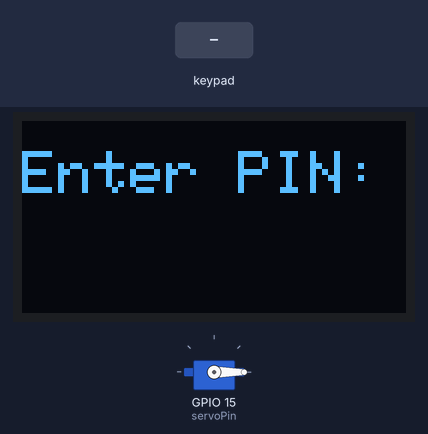
This sketch was run on a simulated ESP32. Parts: 128×64 one-colour display, servo. Inputs (shaded band) come from the test bench. WiFi joins after 1.5 s; servers stay silent unless stated; EEPROM starts erased; what the sketch prints to the serial monitor is not drawn.

Above: at 2.7 s.
2.8 s: keypad keys 1 2 3 4 pressed 0.4 s apart
At 5.4 s:
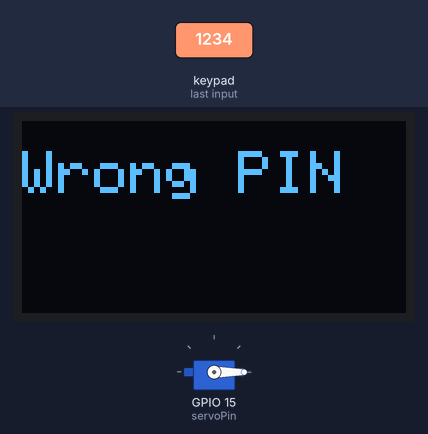
5.9 s: key '5' pressed
At 8.0 s:
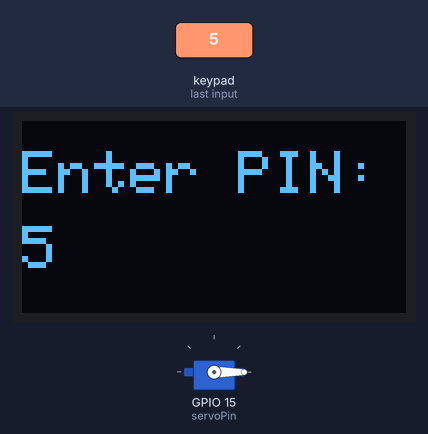
8.6 s: keypad keys 1 2 3 4 # pressed 0.4 s apart
At 8.83 s:
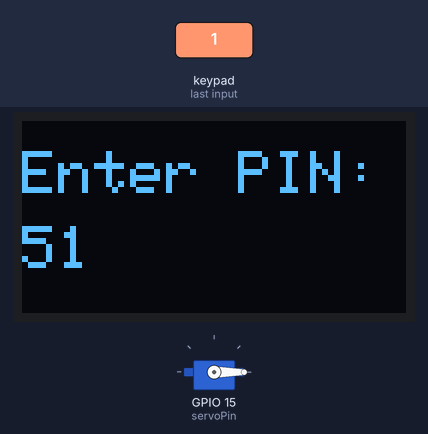
12.1 s: keypad keys 1 2 3 4 * pressed 0.4 s apart
At 13.15 s:
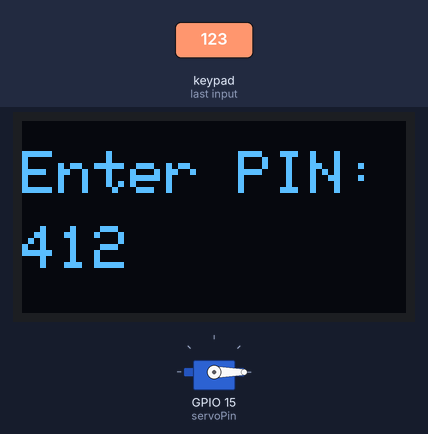
15.6 s: keypad keys 1 3 9 7 A pressed 0.4 s apart
At 17.11 s:
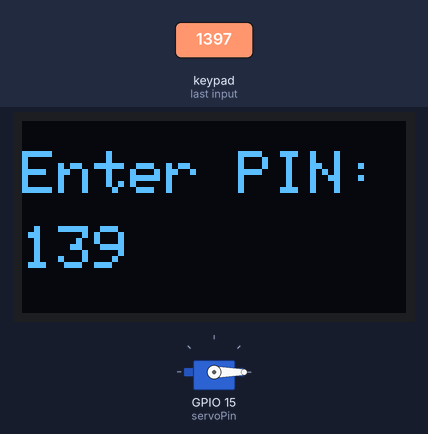
19.1 s: key '6' pressed
At 21.9 s:
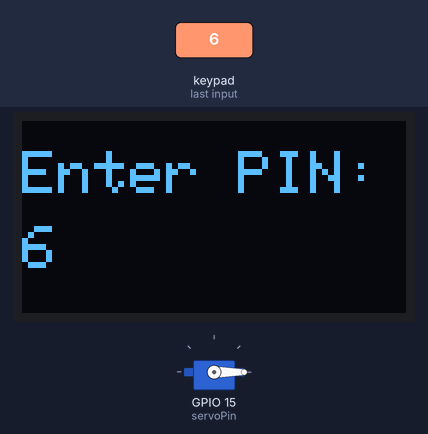
Timing chart, 0 to 22.9 s (numbered marks = the images above; inputs shaded):
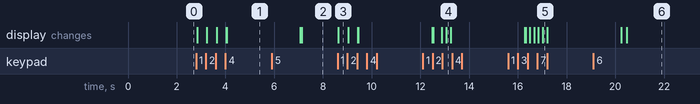

Measured:
- after the input at 2.8 s, the display: first changes at once (image 1 shows a later state)
- after the input at 5.9 s, the display: first differs from a run without the input after 1.2 s (image 2)
- after the input at 8.6 s, the display: changes at once (image 3)
- after the input at 19.1 s, the display: first differs from a run without the input after 1.4 s (image 6)

The sketch:

safe.ino
```cpp
#include <Keypad.h>
#include <Wire.h>
#include <Adafruit_GFX.h>
#include <Adafruit_SSD1306.h>
#include <ESP32Servo.h>
#include <WiFi.h>
#include <WebServer.h>
#include <EEPROM.h>

// --- OLED setup ---
#define SCREEN_WIDTH 128
#define SCREEN_HEIGHT 64
Adafruit_SSD1306 display(SCREEN_WIDTH, SCREEN_HEIGHT, &Wire, -1);

// --- Keypad setup ---
const byte ROWS = 4;
const byte COLS = 4;
char keys[ROWS][COLS] = {
    {'1', '2', '3', 'A'},
    {'4', '5', '6', 'B'},
    {'7', '8', '9', 'C'},
    {'*', '0', '#', 'D'}};
byte rowPins[ROWS] = {32, 33, 25, 26};
byte colPins[COLS] = {27, 14, 12, 13};
Keypad keypad = Keypad(makeKeymap(keys), rowPins, colPins, ROWS, COLS);

// --- Servo setup ---
Servo lockServo;
const int servoPin = 15;

// --- WiFi setup ---
const char *ssid = "YOUR_SSID";
const char *password = "YOUR_PASSWORD";

WebServer server(80);

// --- EEPROM setup ---
#define EEPROM_SIZE 32
#define PIN_ADDR 0 // start address in EEPROM for PIN storage
#define PIN_LENGTH 4

String enteredPIN = "";

// --- Function to display messages on OLED ---
void displayMessage(const char *line1, String line2 = "")
{
    display.clearDisplay();
    display.setTextColor(SSD1306_WHITE);
    display.setTextSize(2);
    display.setCursor(0, 10);
    display.println(line1);
    if (line2.length() > 0)
    {
        display.setCursor(0, 35);
        display.println(line2);
    }
    display.display();
}

// --- EEPROM read/write for PIN ---
String readPinFromEEPROM()
{
    char pin[PIN_LENGTH + 1];
    for (int i = 0; i < PIN_LENGTH; i++)
    {
        pin[i] = EEPROM.read(PIN_ADDR + i);
        if (pin[i] < '0' || pin[i] > '9')
            pin[i] = '0'; // sanitize if corrupted
    }
    pin[PIN_LENGTH] = '\0';
    return String(pin);
}

void writePinToEEPROM(const String &newPin)
{
    for (int i = 0; i < PIN_LENGTH; i++)
    {
        EEPROM.write(PIN_ADDR + i, newPin[i]);
    }
    EEPROM.commit();
}

// --- Check if stored PIN is valid (4 digits) ---
bool isValidPinStored()
{
    String pin = readPinFromEEPROM();
    if (pin.length() != PIN_LENGTH)
        return false;
    for (int i = 0; i < PIN_LENGTH; i++)
    {
        if (!isDigit(pin[i]))
            return false;
    }
    return true;
}

// --- Web server handlers ---
void handleRoot()
{
    String page = "<html><body>"
                  "<h2>Change PIN</h2>"
                  "<form action=\"/setpin\" method=\"POST\">"
                  "New PIN (4 digits): <input name=\"pin\" maxlength=\"4\" pattern=\"\\d{4}\" required>"
                  "<input type=\"submit\" value=\"Set PIN\">"
                  "</form>"
                  "<p>Current PIN: " +
                  readPinFromEEPROM() + "</p>"
                                        "</body></html>";
    server.send(200, "text/html", page);
}

void handleSetPin()
{
    if (server.hasArg("pin"))
    {
        String newPin = server.arg("pin");
        if (newPin.length() == PIN_LENGTH)
        {
            bool valid = true;
            for (int i = 0; i < PIN_LENGTH; i++)
            {
                if (!isDigit(newPin[i]))
                    valid = false;
            }
            if (valid)
            {
                writePinToEEPROM(newPin);
                Serial.println("PIN changed remotely to: " + newPin);
                server.send(200, "text/html", "<p>PIN updated successfully!</p><a href=\"/\">Back</a>");
                displayMessage("PIN Changed");
                delay(1500);
                displayMessage("Enter PIN:");
                enteredPIN = "";
                return;
            }
        }
    }
    server.send(400, "text/html", "<p>Invalid PIN format.</p><a href=\"/\">Back</a>");
}

void setupWiFiAndServer()
{
    Serial.println();
    Serial.print("Connecting to WiFi ");
    Serial.println(ssid);
    WiFi.begin(ssid, password);
    while (WiFi.status() != WL_CONNECTED)
    {
        delay(500);
        Serial.print(".");
    }
    Serial.println();
    Serial.print("WiFi connected, IP: ");
    Serial.println(WiFi.localIP());

    server.on("/", HTTP_GET, handleRoot);
    server.on("/setpin", HTTP_POST, handleSetPin);
    server.begin();
    Serial.println("HTTP server started");
}

void setup()
{
    Serial.begin(115200);

    EEPROM.begin(EEPROM_SIZE);

    // Initialize OLED
    if (!display.begin(SSD1306_SWITCHCAPVCC, 0x3C))
    {
        Serial.println("SSD1306 init failed");
        for (;;)
        {
        }
    }
    display.clearDisplay();

    // Initialize Servo
    lockServo.attach(servoPin);
    lockServo.write(0); // Locked position

    // If no valid PIN stored, set default PIN "1234"
    if (!isValidPinStored())
    {
        writePinToEEPROM("1234");
        Serial.println("Default PIN set to 1234");
    }

    displayMessage("Enter PIN:");

    setupWiFiAndServer();
}

void loop()
{
    server.handleClient();

    char key = keypad.getKey();

    if (key)
    {
        Serial.print("Pressed: ");
        Serial.println(key);

        if (key >= '0' && key <= '9')
        {
            enteredPIN += key;
            displayMessage("Enter PIN:", enteredPIN);

            if (enteredPIN.length() == PIN_LENGTH)
            {
                String correctPIN = readPinFromEEPROM();
                if (enteredPIN == correctPIN)
                {
                    displayMessage("Correct");
                    Serial.println("PIN correct!");
                    lockServo.write(90); // Unlock position (adjust angle as needed)
                    delay(3000);         // Keep unlocked for 3 seconds
                    lockServo.write(0);  // Lock again
                    enteredPIN = "";
                    displayMessage("Enter PIN:");
                }
                else
                {
                    displayMessage("Wrong PIN");
                    Serial.println("Wrong PIN!");
                    delay(3000);
                    enteredPIN = "";
                    displayMessage("Enter PIN:");
                }
            }
        }
        else if (key == '*')
        {
            enteredPIN = "";
            displayMessage("Enter PIN:");
        }
        else if (key == 'D')
        {
            // Reset servo lock manually if needed
            lockServo.write(0);
            delay(1000);
            enteredPIN = "";
            displayMessage("Enter PIN:");
        }
    }
}
```
